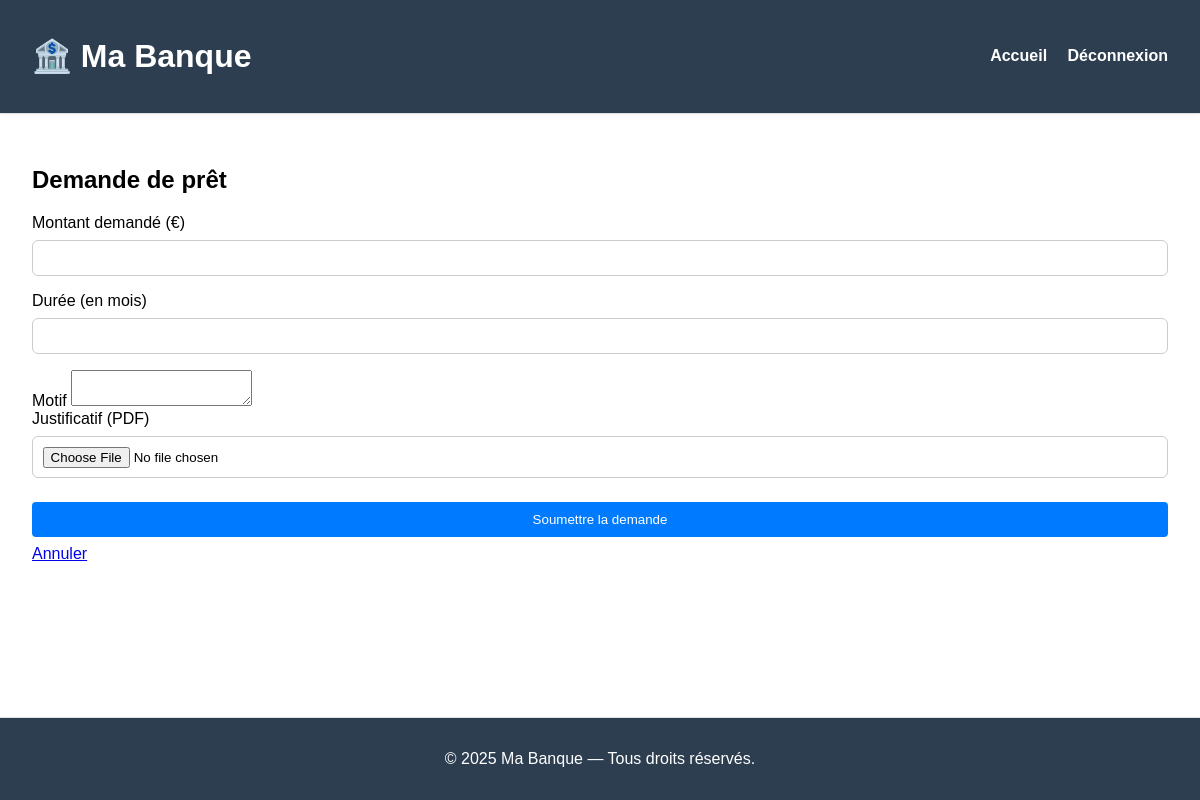
/loan_request (signed in), run on an earlier commit of the app's database.
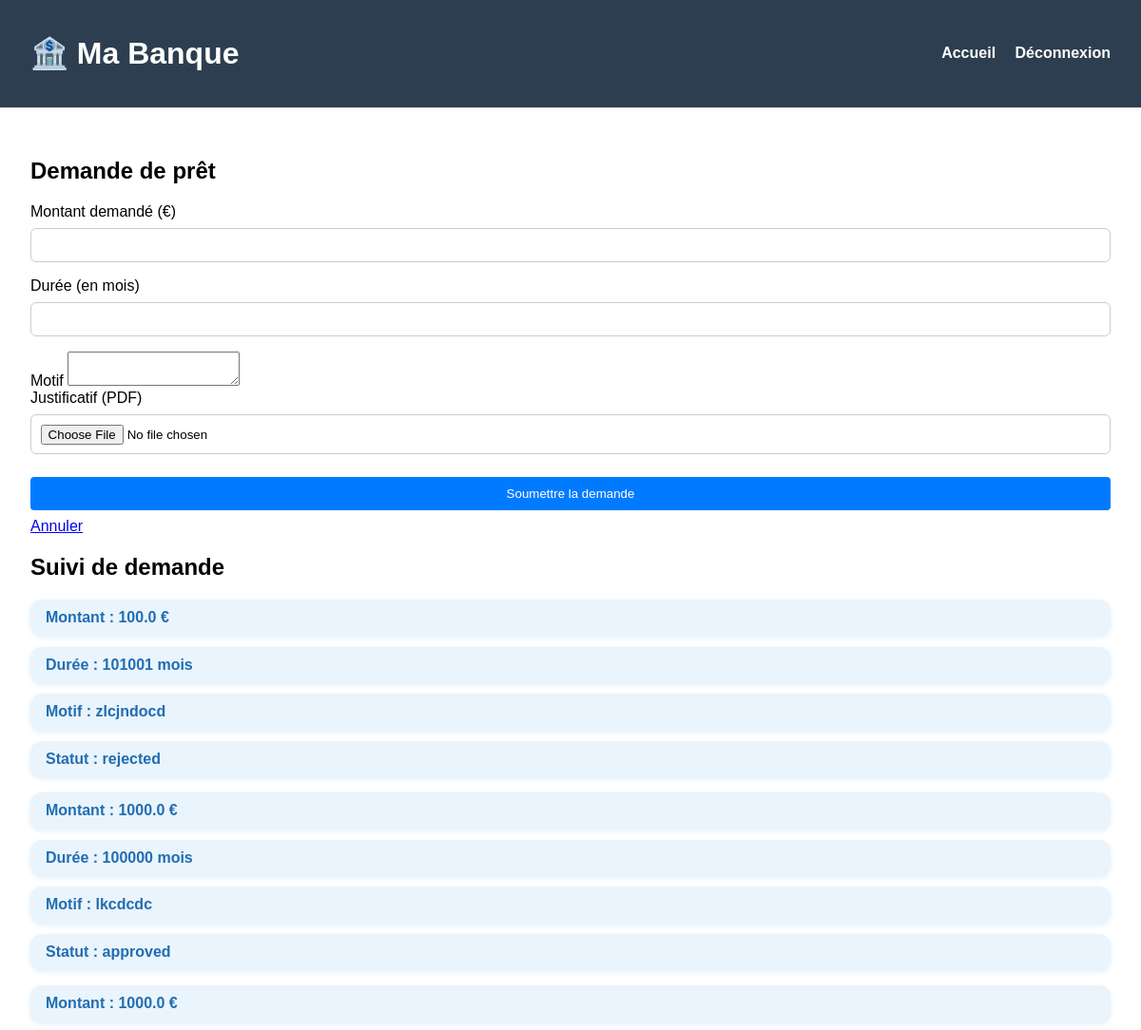
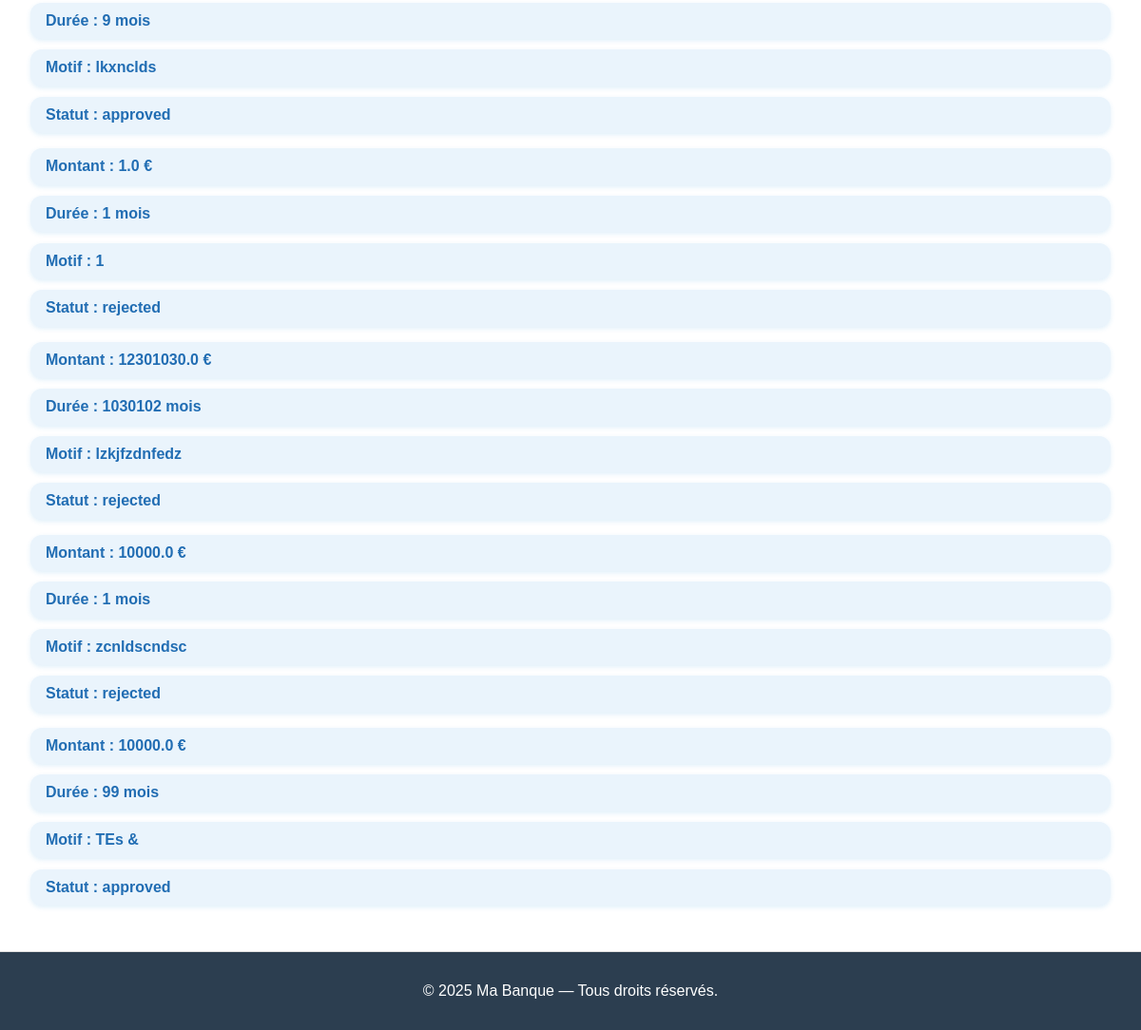
And on a later commit of the database (2 pictures, top to bottom).
### tables this page shows
CREATE TABLE loan_requests (
    id INTEGER PRIMARY KEY AUTOINCREMENT,
    user_id INTEGER,
    amount REAL,
    duration_months INTEGER,
    reason TEXT,
    file_path TEXT,
    status TEXT DEFAULT 'waiting' CHECK(status IN ('waiting', 'rejected', 'approved')) NOT NULL,
    created_at TIMESTAMP DEFAULT CURRENT_TIMESTAMP,
    FOREIGN KEY(user_id) REFERENCES users(id)
);

### server_old.py (the view, shortened to what this page needs)
@app.route("/loan_request", methods=["GET", "POST"])
def loan_request():
    if 'user_id' not in session:
        return redirect(url_for('login'))
    db = get_db()
    user_id = session["user_id"]
    cursor = db.cursor()
    cursor.execute("""
        SELECT * FROM loan_requests
        WHERE user_id = ?
        ORDER BY created_at DESC
    """, (user_id,))
    all_loans = cursor.fetchall()
    return render_template("loan_request.html", all_loans=all_loans)

### server_old.py (called while the page is built)
def get_db():
    conn = sqlite3.connect(DATABASE)
    conn.row_factory = sqlite3.Row  # pour accéder aux colonnes par nom
    return conn

### app/templates/loan_request.html (shortened to what this page needs)
{% extends "base.html" %}
{% set show_sidebar = True %}
{% block content %}
<div class="column-center">
    <div class="widget">
        <h2>Demande de prêt</h2>
    </div>
    <div class="widget">
        <form method="POST" enctype="multipart/form-data" class="column-center">
            <div class="form-liner">
                <label for="amount">Montant demandé (€)</label>
                <input type="number" id="amount" name="amount" step="0.01" min="0.01" class="number-textbox" required>
            </div>
            <div class="form-liner">
                <label for="duration">Durée (en mois)</label>
                <input type="number" id="duration" name="duration" min="1" class="number-textbox" required>
            </div>
            <div class="form-liner">
                <label for="reason">Motif</label>
                <textarea id="reason" name="reason" rows="2" maxlength="80" required></textarea>
            </div>
            <div class="form-liner">
                <label for="justification">Justificatif (PDF)</label>
                <input type="file" id="justification" name="justification" accept="application/pdf">
            </div>
            <button type="submit" class="btn">Soumettre la demande</button>
            <a href="/home" class="danger-btn">Annuler</a>
        </form>
    </div>
</div>
{% if all_loans %}
<div class="column-center">
        <div class="widget">
            <h2>Suivi de demande</h2>
        </div>
        <div class="widget">
            {% for loan in all_loans %}
            <div class="widget">
                <ul class="stats">
                    <li><strong>Montant :</strong> {{ loan.amount }} €</li>
                    <li><strong>Durée :</strong> {{ loan.duration_months }} mois</li>
                    <li><strong>Motif :</strong> {{ loan.reason }}</li>
                    <li><strong>Statut :</strong> {{ loan.status }}</li>
                </ul>
            </div>
            {% endfor %}
        </div>
    </div>
</div>
{% endif %}
{% endblock %}

What changed in the data, as far as the page shows it:
added loan_requests: amount "100.0", duration_months "101001", reason "zlcjndocd", status "rejected"
added loan_requests: amount "1000.0", duration_months "100000", reason "lkcdcdc", status "approved"
added loan_requests: amount "1000.0", duration_months "9", reason "lkxnclds", status "approved"
added loan_requests: amount "1.0", duration_months "1", reason "1", status "rejected"
added loan_requests: amount "12301030.0", duration_months "1030102", reason "lzkjfzdnfedz", status "rejected"
added loan_requests: amount "10000.0", duration_months "1", reason "zcnldscndsc", status "rejected"
added loan_requests: amount "10000.0", duration_months "99", reason "TEs &", status "approved"
Also different on the page:
text now shown: "Suivi de demande"
